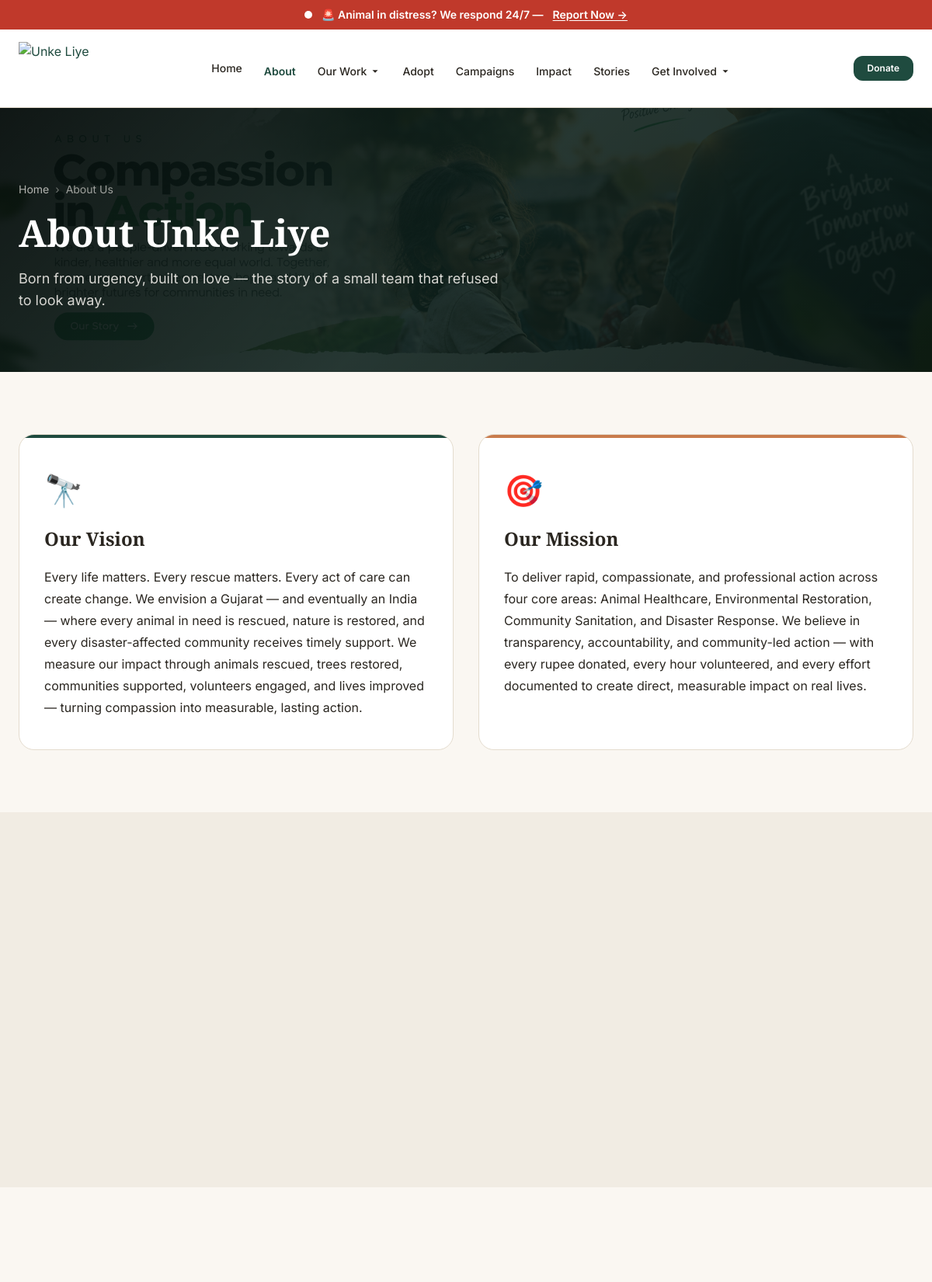
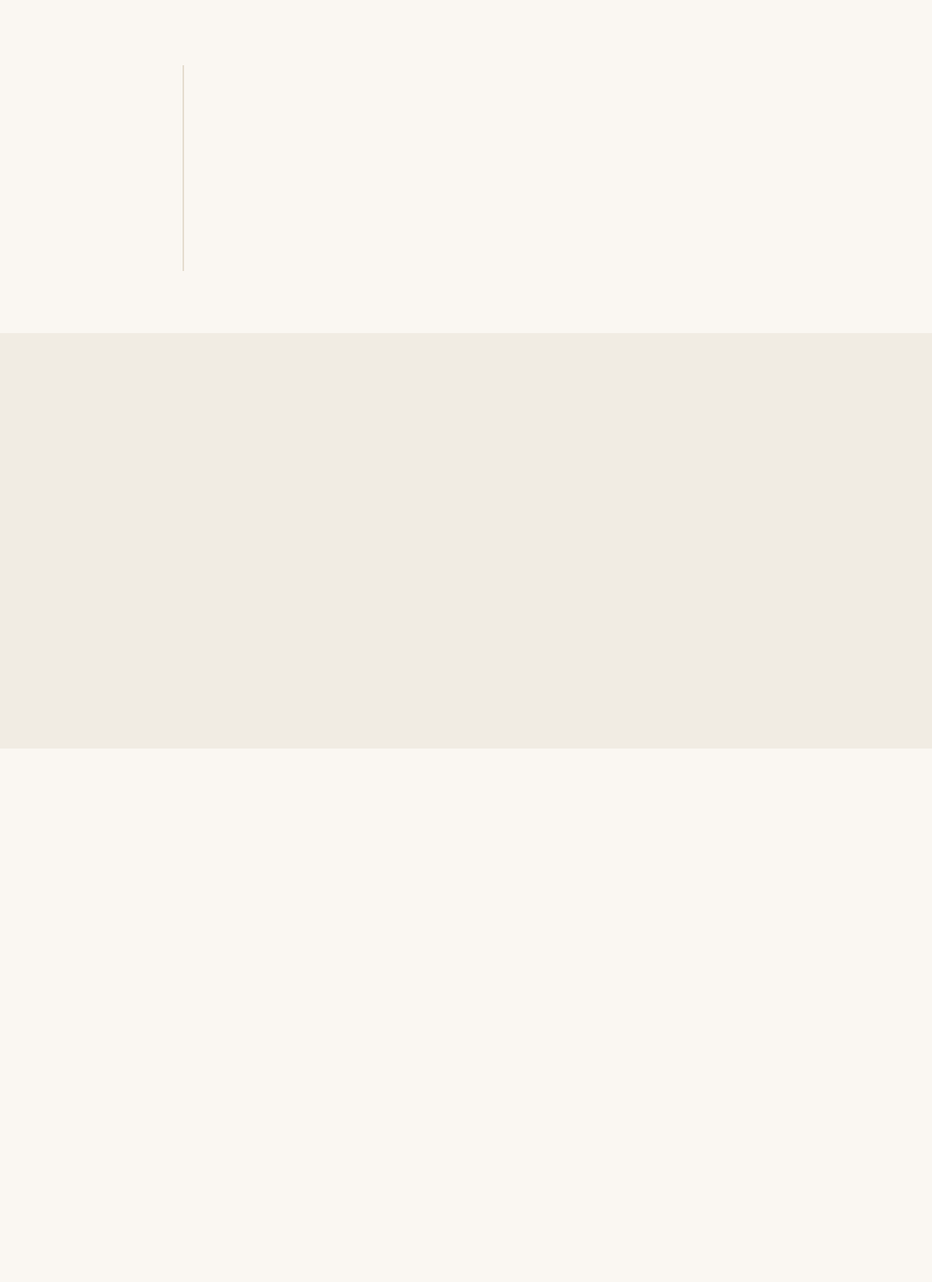
The page /about/ (upper part) on the database its author committed (2 pictures, top to bottom).
### content_managerr/models.py (models this page shows, shortened)
class About(models.Model):
    heading = models.CharField(max_length=200, default='About Unke Liye')
    content = models.TextField(default='Unke Liye is a non-profit organization dedicated to rescuing and protecting animals, advocating for communities, and promoting environmental sustainability across India. Our mission is to create a world where every life is valued and cared for.')
    vision_heading = models.CharField(max_length=200, default='Our Vision')
    vision_content = models.TextField(default='To create a compassionate society where animals, communities,and the environment are respected and nurtured.')
    mission_heading = models.CharField(max_length=200, default='Our Mission')
    mission_content = models.TextField(default='To rescue, protect, and advocate for animals, communities, and the environment through direct action, education, and collaboration.')
    updated_at = models.DateTimeField(auto_now=True)

### public/views.py (the view)
# urls.py: path("about/", views.about, name="about"),
def about(request):
    about_banner = Banner.objects.filter(page='about', is_active=True).first()
    about_content = About.objects.first()
    team_members = about_team.objects.all()
    journey_entries = about_journey.objects.all().order_by('year')
    about_partner = about_partners.objects.all()
    about_storys = about_story.objects.first()
    return render(request, "public-temp/about.html", {"about_banner": about_banner,"about_content": about_content,"team_members": team_members, "journey_entries": journey_entries, "about_partners": about_partner, "about_storys": about_storys})

### templates/public-temp/about.html (shortened to what this page needs)
{% load static %}
<!DOCTYPE html>
<html lang="en">
<head>
  <link rel="stylesheet" href="{% static 'public-assets/css/variables.css' %}" />
  <link rel="stylesheet" href="{% static 'public-assets/css/base.css' %}" />
  <link rel="stylesheet" href="{% static 'public-assets/css/components.css' %}" />
  <link rel="stylesheet" href="{% static 'public-assets/css/animations.css' %}" />
</head>
<body>
<div class="emergency-bar" role="banner">
  <span class="pulse-dot" aria-hidden="true"></span>
  <span>🚨 Animal in distress? We respond 24/7 —</span>
  <a href="{% url 'public:report_animal' %}">Report Now →</a>
</div>
<header class="site-header" role="banner">
  <div class="container">
    <nav class="nav-inner" aria-label="Main navigation">
      <a href="{% url 'public:home' %}" class="nav-logo" aria-label="Unke Liye — Home"><img src="{% static 'public-assets/images/logo.png' %}" alt="Unke Liye" class="nav-logo-img" /></a>
      <ul class="nav-menu" role="list">
        <li class="nav-item"><a href="{% url 'public:home' %}" class="nav-link">Home</a></li>
        <li class="nav-item"><a href="{% url 'public:about' %}" class="nav-link active">About</a></li>
        <li class="nav-item">
          <a href="#" class="nav-link" aria-haspopup="true">Our Work <svg viewBox="0 0 16 16" fill="currentColor" width="14" height="14" aria-hidden="true"><path d="M4 6l4 4 4-4"/></svg></a>
        </li>
        <li class="nav-item"><a href="{% url 'public:adopt' %}" class="nav-link">Adopt</a></li>
        <li class="nav-item"><a href="{% url 'public:campaigns' %}" class="nav-link">Campaigns</a></li>
        <li class="nav-item"><a href="{% url 'public:impact' %}" class="nav-link">Impact</a></li>
        <li class="nav-item"><a href="{% url 'public:stories' %}" class="nav-link">Stories</a></li>
        <li class="nav-item">
          <a href="#" class="nav-link" aria-haspopup="true">Get Involved <svg viewBox="0 0 16 16" fill="currentColor" width="14" height="14" aria-hidden="true"><path d="M4 6l4 4 4-4"/></svg></a>
        </li>
      </ul>
      <div class="nav-actions">
        <a href="{% url 'public:donate' %}" class="btn btn--primary btn--sm">Donate</a>
      </div>
    </nav>
  </div>
</header>
<div class="nav-mobile-panel" role="dialog" aria-modal="true" aria-label="Navigation menu">
</div>
<main id="main-content">
  <div class="page-hero" style="--ph-img: url('{{ about_banner.image.url }}')">
    <div class="container page-hero-content">
      <nav class="breadcrumb" aria-label="Breadcrumb">
        <a href="{% url 'public:home' %}">Home</a>
        <span class="breadcrumb-sep" aria-hidden="true">›</span>
        <span aria-current="page">About Us</span>
      </nav>
      <h1>{{about_content.heading}}</h1>
      <p>{{about_content.content }}</p>
    </div>
  </div>
  <section class="section" aria-labelledby="vision-heading">
    <div class="container">
      <div class="vision-mission-grid">
        <div class="vm-card vm-card--vision reveal reveal-left">
          <span style="font-size:2.5rem;margin-bottom:var(--space-4);display:block" aria-hidden="true">🔭</span>
          <h3 id="vision-heading">{{ about_content.vision_heading }}</h3>
          <p>{{ about_content.vision_content }}</p>
        </div>
        <div class="vm-card vm-card--mission reveal reveal-right">
          <span style="font-size:2.5rem;margin-bottom:var(--space-4);display:block" aria-hidden="true">🎯</span>
          <h3 id="mission-heading">{{ about_content.mission_heading }}</h3>
          <p>{{ about_content.mission_content }}</p>
        </div>
      </div>
    </div>
  </section>
  <section class="section section--alt" aria-labelledby="story-heading">
    <div class="container">
      <div class="founding-story">
      </div>
    </div>
  </section>
  <section class="section" aria-labelledby="milestones-heading">
    <div class="container" style="max-width:800px">
      <div class="timeline">
      </div>
    </div>
  </section>
  <section class="section section--alt" aria-labelledby="values-heading">
    <div class="container">
      <div class="values-grid">
      </div>
    </div>
  </section>
  <section class="section" aria-labelledby="team-heading">
    <div class="container">
      <div class="team-grid">
      </div>
    </div>
  </section>
</main>
</body>
</html>

### static/public-assets/css/variables.css (style rules this page uses)
:root { --color-bg: #FAF7F2; --color-surface: #FFFFFF; --color-surface-alt: #F1ECE3; --color-text: #2A2620; --color-text-muted: #6B6459; --color-border: #E4DCCE; --color-primary: #1F4B3F; --color-primary-dark: #163A31; --color-primary-light: #EAF2EE; --color-care: #C97C4D; --color-protect: #3E7D5C; --color-restore: #3D7A9E; --color-respond: #B4432E; --color-urgent: #C0392B; --color-urgent-dark: #9B2F22; --color-urgent-tint: #FBEAE7; --color-success: #2F7A4F; --color-warning: #B8860B; --color-error: #C0392B; --font-display: 'Playfair Display', Georgia, serif; --font-body: 'Inter', system-ui, -apple-system, sans-serif; --text-xs: 0.75rem; --text-sm: 0.875rem; --text-base: 1rem; --text-lg: 1.125rem; --text-xl: 1.25rem; --text-2xl: 1.5rem; --text-3xl: 1.875rem; --text-4xl: 2.25rem; --text-5xl: 3rem; --text-6xl: 3.75rem; --leading-tight: 1.2; --leading-snug: 1.375; --leading-normal: 1.6; --leading-relaxed: 1.75; --font-weight-normal: 400; --font-weight-medium: 500; --font-weight-semibold: 600; --font-weight-bold: 700; --space-1: 0.25rem; --space-2: 0.5rem; --space-3: 0.75rem; --space-4: 1rem; --space-5: 1.25rem; --space-6: 1.5rem; --space-8: 2rem; --space-10: 2.5rem; --space-12: 3rem; --space-16: 4rem; --space-20: 5rem; --space-24: 6rem; --space-32: 8rem; --radius-sm: 6px; --radius-md: 12px; --radius-lg: 20px; --radius-xl: 28px; --radius-full: 9999px; --shadow-xs: 0 1px 3px rgba(42,38,32,0.06); --shadow-sm: 0 2px 8px rgba(42,38,32,0.08); --shadow-md: 0 4px 16px rgba(42,38,32,0.10); --shadow-lg: 0 8px 32px rgba(42,38,32,0.12); --shadow-xl: 0 16px 48px rgba(42,38,32,0.14); --transition-fast: 150ms ease-out; --transition-base: 250ms ease-out; --transition-slow: 400ms ease-in-out; --transition-reveal: 600ms ease-in-out; --max-width: 1200px; --max-width-narrow: 800px; --max-width-wide: 1400px; --z-below: -1; --z-base: 0; --z-raised: 10; --z-sticky: 100; --z-overlay: 200; --z-modal: 300; --z-toast: 400; --z-top: 500; }

### static/public-assets/css/base.css (style rules this page uses)
*, *::before, *::after { box-sizing: border-box; margin: 0; padding: 0; }
html { font-size: 16px; scroll-behavior: smooth; -webkit-text-size-adjust: 100%; }
body { font-family: var(--font-body); font-size: var(--text-base); font-weight: var(--font-weight-normal); line-height: var(--leading-normal); color: var(--color-text); background-color: var(--color-bg); -webkit-font-smoothing: antialiased; -moz-osx-font-smoothing: grayscale; overflow-x: hidden; }
h1, h2, h3, h4, h5, h6 { font-family: var(--font-display); font-weight: var(--font-weight-bold); line-height: var(--leading-tight); color: var(--color-text); }
h1 { font-size: clamp(var(--text-3xl), 5vw, var(--text-5xl)); }
h3 { font-size: clamp(var(--text-xl), 2.5vw, var(--text-3xl)); }
p { line-height: var(--leading-normal); color: var(--color-text); }
a { color: var(--color-primary); text-decoration: underline; text-underline-offset: 3px; transition: color var(--transition-base); }
ul, ol { padding-left: var(--space-6); line-height: var(--leading-relaxed); }
li + li { margin-top: var(--space-2); }
img, video, svg { display: block; max-width: 100%; height: auto; }
.container { width: 100%; max-width: var(--max-width); margin-inline: auto; padding-inline: var(--space-6); }
.section { padding-block: var(--space-20); }
.section--alt { background-color: var(--color-surface-alt); }

### static/public-assets/css/animations.css (style rules this page uses)
.reveal { opacity: 0; transform: translateY(24px); transition: opacity var(--transition-reveal), transform var(--transition-reveal); }
.reveal.revealed { opacity: 1; transform: translateY(0); }
.reveal-left { opacity: 0; transform: translateX(-32px); transition: opacity var(--transition-reveal), transform var(--transition-reveal); }
.reveal-left.revealed { opacity: 1; transform: translateX(0); }
.reveal-right { opacity: 0; transform: translateX(32px); transition: opacity var(--transition-reveal), transform var(--transition-reveal); }
.reveal-right.revealed { opacity: 1; transform: translateX(0); }
.page-transition { animation: fadeIn 0.4s ease-out; }

### rows shown on the page
About: heading "About Unke Liye", content "Born from urgency, built on love — the story of a small team that refused to look away.", vision_heading "Our Vision", vision_content "Every life matters. Every rescue matters. Every act of care can create change. We envision a Gujarat — and eventually an India — where every animal in need is rescued, nature is restored, and every disaster-affected community receives timely support. We measure our impact through animals rescued, trees restored, communities supported, volunteers engaged, and lives improved — turning compassion into measurable, lasting action.", mission_heading "Our Mission", mission_content "To deliver rapid, compassionate, and professional action across four core areas: Animal Healthcare, Environmental Restoration, Community Sanitation, and Disaster Response. We believe in transparency, accountability, and community-led action — with every rupee donated, every hour volunteered, and every effort documented to create direct, measurable impact on real lives."
